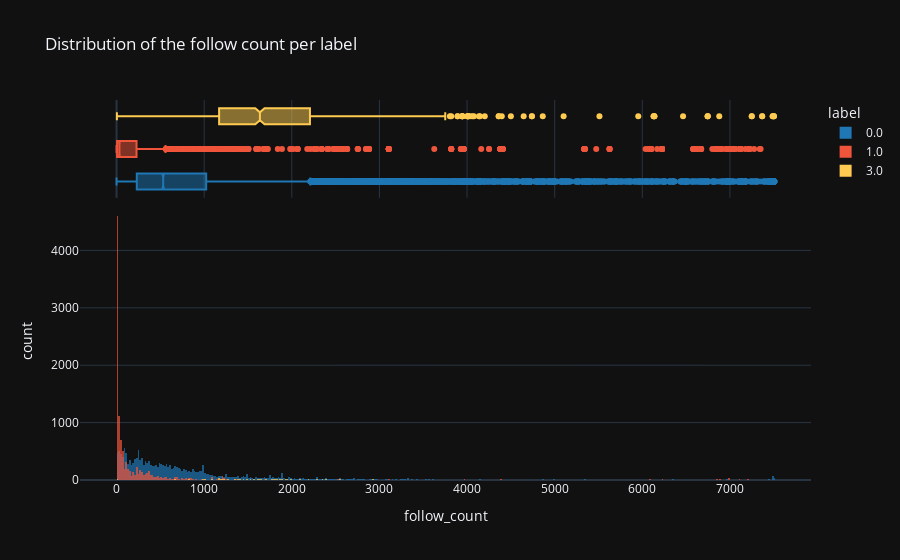

Notebook cell for this chart:
### Code cell
fig = px.histogram(df_main.query('outlier.str.contains("follow_count") == False'),
                   x="follow_count", 
                   nbins=500,
                   color="label",
                   opacity=.7,
                   marginal="box", # or violin, rug)
                   title='Distribution of the follow count per label',
                   **plotly_kwargs
                   )


fig = fig.update_layout(barmode='overlay')

# sv.save_plotly_fig(fig)
fig

### Figure 1 — Plotly figure (JSON) as saved in the notebook; plotly's stock layout.template omitted (floating-point values rounded to 4 significant figures; data arrays with more than 128 entries replaced by an {"elided": "..."} marker saying what was removed)
{"data": [{"alignmentgroup": "True", "bingroup": "x", "hovertemplate": "label=0.0<br>follow_count=%{x}<br>count=%{y}<extra></extra>", "legendgroup": "0.0", "marker": {"color": "#1f77b4", "opacity": 0.7, "pattern": {"shape": ""}}, "name": "0.0", "nbinsx": 500, "offsetgroup": "0.0", "orientation": "v", "showlegend": true, "type": "histogram", "x": {"elided": "18628 int values"}, "xaxis": "x", "yaxis": "y"}, {"alignmentgroup": "True", "hovertemplate": "label=0.0<br>follow_count=%{x}<extra></extra>", "legendgroup": "0.0", "marker": {"color": "#1f77b4"}, "name": "0.0", "notched": true, "offsetgroup": "0.0", "showlegend": false, "type": "box", "x": {"elided": "18628 int values"}, "xaxis": "x2", "yaxis": "y2"}, {"alignmentgroup": "True", "bingroup": "x", "hovertemplate": "label=1.0<br>follow_count=%{x}<br>count=%{y}<extra></extra>", "legendgroup": "1.0", "marker": {"color": "#EF553B", "opacity": 0.7, "pattern": {"shape": ""}}, "name": "1.0", "nbinsx": 500, "offsetgroup": "1.0", "orientation": "v", "showlegend": true, "type": "histogram", "x": {"elided": "10927 int values"}, "xaxis": "x", "yaxis": "y"}, {"alignmentgroup": "True", "hovertemplate": "label=1.0<br>follow_count=%{x}<extra></extra>", "legendgroup": "1.0", "marker": {"color": "#EF553B"}, "name": "1.0", "notched": true, "offsetgroup": "1.0", "showlegend": false, "type": "box", "x": {"elided": "10927 int values"}, "xaxis": "x2", "yaxis": "y2"}, {"alignmentgroup": "True", "bingroup": "x", "hovertemplate": "label=3.0<br>follow_count=%{x}<br>count=%{y}<extra></extra>", "legendgroup": "3.0", "marker": {"color": "#FECB52", "opacity": 0.7, "pattern": {"shape": ""}}, "name": "3.0", "nbinsx": 500, "offsetgroup": "3.0", "orientation": "v", "showlegend": true, "type": "histogram", "x": {"elided": "945 int values"}, "xaxis": "x", "yaxis": "y"}, {"alignmentgroup": "True", "hovertemplate": "label=3.0<br>follow_count=%{x}<extra></extra>", "legendgroup": "3.0", "marker": {"color": "#FECB52"}, "name": "3.0", "notched": true, "offsetgroup": "3.0", "showlegend": false, "type": "box", "x": {"elided": "945 int values"}, "xaxis": "x2", "yaxis": "y2"}], "layout": {"barmode": "overlay", "legend": {"title": {"text": "label"}, "tracegroupgap": 0}, "title": {"text": "Distribution of the follow count per label"}, "xaxis": {"anchor": "y", "domain": [0, 1], "title": {"text": "follow_count"}}, "xaxis2": {"anchor": "y2", "domain": [0, 1], "matches": "x", "showgrid": true, "showticklabels": false}, "yaxis": {"anchor": "x", "domain": [0, 0.7326], "title": {"text": "count"}}, "yaxis2": {"anchor": "x2", "domain": [0.7426, 1], "matches": "y2", "showgrid": false, "showline": false, "showticklabels": false, "ticks": ""}}}
